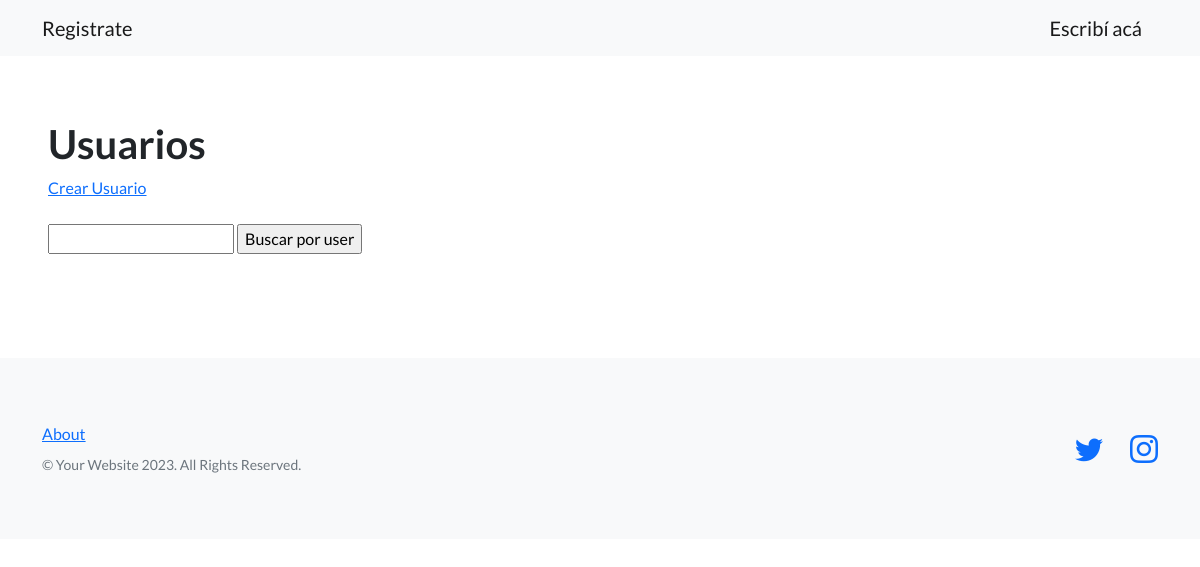
/Common/usuarios2/, run on an earlier commit of the app's database.
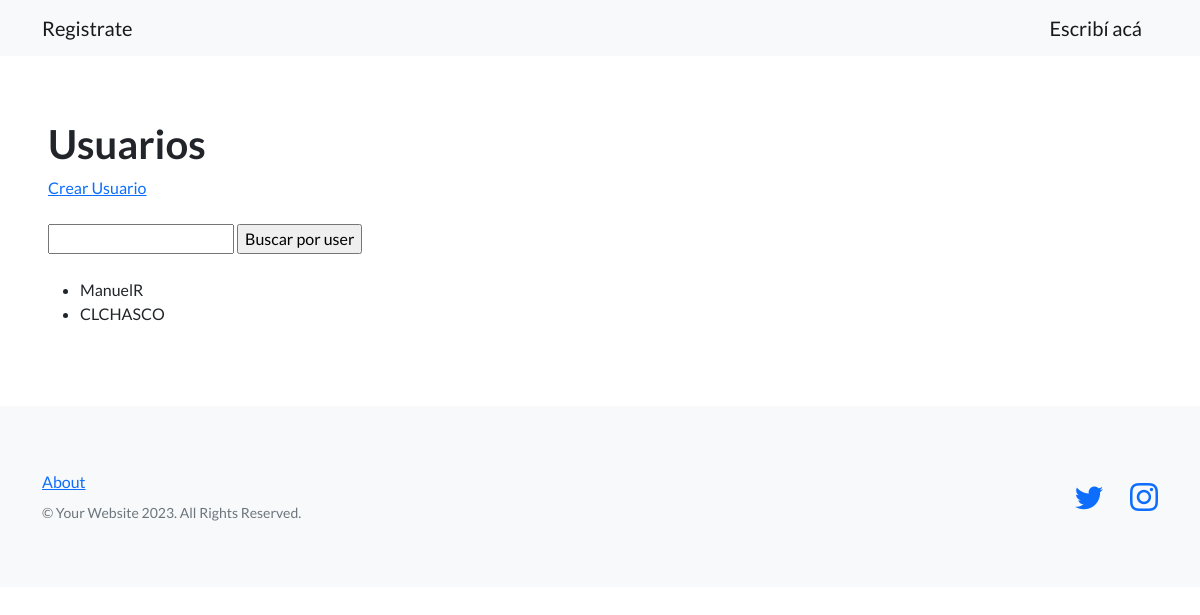
And on a later commit of the database.
### Common/models.py (models this page shows, shortened)
class Usuarios(models.Model):
    nombre = models.CharField(max_length=40)
    apellido = models.CharField(max_length=40)
    usuario = models.CharField(max_length=20)
    pais = models.CharField(max_length=20)
    correo = models.EmailField()

### Common/views.py (the view)
# urls.py: path('usuarios2/', listaUsuarios, name="usuarios"),
def listaUsuarios(request):
    contexto = {
        "usuarios": Usuarios.objects.all(),
    }
    http_response = render(
        request=request,
        template_name='Common/usuarios.html',
        context=contexto,
    )
    return http_response

### Common/Templates/Common/Usuarios.html (shortened to what this page needs)
{% extends "Common/Inicio.html" %}
{% load static %}
{% block contenido %}
<section>
    <div>
      <h1>Usuarios</h1>
      <a href="{% url "crearUsuario" %}">Crear Usuario</a>
      <br><br>
      <form action="{% url 'buscarUsuario' %}" method="post">
        <input type="text" name="busqueda">
        <input type="submit" value="Buscar por user">
      </form>
      <br>
      <ul>
      {% for usuario in usuarios %}
        <li>{{ usuario.usuario }}</li>
      {% endfor %}
      </ul>
    </div>
  </section>
{% endblock contenido %}

### Common/Templates/Common/Inicio.html (shortened to what this page needs)
{% load static %}
<!DOCTYPE html>
<html lang="en">
    <head>
        <link href="https://cdn.jsdelivr.net/npm/bootstrap-icons@1.5.0/font/bootstrap-icons.css" rel="stylesheet" type="text/css" />
        <link href="{% static '/Common/styles.css' %}" rel="stylesheet" />
    </head>
    <body>
        <nav class="navbar navbar-light bg-light static-top">
            <div class="container">
                <a class="navbar-brand" href="{% url 'crearUsuario' %}">Registrate</a>
                <a class="navbar-brand" href="{% url 'crearTexto' %}">Escribí acá</a>
            </div>
        </nav>
        <section style="padding:4rem 3rem;">
            {% block contenido %}
            {% endblock contenido %}
        </section>
        <footer class="footer bg-light">
            <div class="container">
                <div class="row">
                    <div class="col-lg-6 h-100 text-center text-lg-start my-auto">
                        <ul class="list-inline mb-2">
                            <li class="list-inline-item"><a href="#!">About</a></li>
                        </ul>
                        <p class="text-muted small mb-4 mb-lg-0">&copy; Your Website 2023. All Rights Reserved.</p>
                    </div>
                    <div class="col-lg-6 h-100 text-center text-lg-end my-auto">
                        <ul class="list-inline mb-0">
                            <li class="list-inline-item me-4">
                                <a href="#!"><i class="bi-twitter fs-3"></i></a>
                            </li>
                            <li class="list-inline-item">
                                <a href="#!"><i class="bi-instagram fs-3"></i></a>
                            </li>
                        </ul>
                    </div>
                </div>
            </div>
        </footer>
    </body>
</html>

What changed in the data, as far as the page shows it:
added Usuarios: usuario "ManuelR"
added Usuarios: usuario "CLCHASCO"
